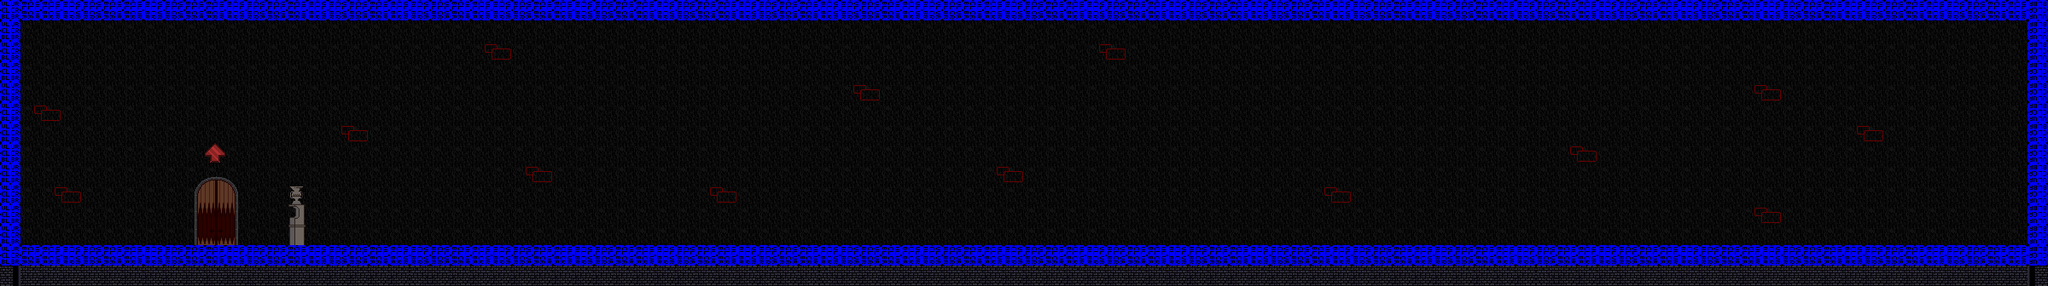

A 2D game scene composited from a Tiled map and its tileset images. What follows is a short description and the map's XML, with each tile layer's data collapsed to a summary:
An orthogonal 100x14 tile map with 24x24 px tiles, 5 tile layers (wall, pillar, floor, features, ...), 2 tilesets and 4 objects (sprite, key, door, vehicle).

<map version="1.0" orientation="orthogonal" width="100" height="14" tilewidth="24" tileheight="24">
 <properties>
  <property name="autosave" value="false" />
  <property name="blue" value="0" />
  <property name="green" value="0" />
  <property name="offset" value="0" />
  <property name="overworldName" value="caverns" />
  <property name="red" value="0" />
  <property name="soundtrack" value="castle" />
 </properties>
 <tileset firstgid="1" name="castle-hawkthorne" tilewidth="24" tileheight="24">
  <image source="../images/tilesets/castle-hawkthorne.png" width="384" height="1200" />
 </tileset>
 <tileset firstgid="801" name="collisions" tilewidth="24" tileheight="24">
  <image source="../images/tilesets/collisions.png" width="632" height="512" />
 </tileset>
 <layer name="wall" width="100" height="14" opacity="0.38">
  <data>[1400 cells, 1400 non-empty, 5 distinct tile ids]</data>
 </layer>
 <layer name="pillar" width="100" height="14">
  <data>[1400 cells, 53 non-empty, 5 distinct tile ids]</data>
 </layer>
 <layer name="floor" width="100" height="14">
  <data>[1400 cells, 300 non-empty, 6 distinct tile ids]</data>
 </layer>
 <layer name="features" width="100" height="14">
  <data>[1400 cells, 16 non-empty, 16 distinct tile ids]</data>
 </layer>
 <layer name="collision" width="100" height="14">
  <data>[1400 cells, 222 non-empty, 1 distinct tile ids]</data>
 </layer>
 <objectgroup color="#a41f05" name="nodes" width="100" height="14">
  <object type="sprite" x="336" y="192" width="24" height="24">
   <properties>
    <property name="animation" value="1-3,1" />
    <property name="height" value="24" />
    <property name="sheet" value="images/sprites/castle/flame.png" />
    <property name="width" value="24" />
   </properties>
  </object>
  <object name="bluetower" type="key" x="168" y="264" width="24" height="24">
   <properties>
    <property name="info" value="You found the {{red}}Blue Tower{{white}} key!" />
   </properties>
  </object>
  <object name="main" type="door" x="230" y="214" width="47" height="71">
   <properties>
    <property name="level" value="castle-hawkthorne" />
    <property name="to" value="room2" />
   </properties>
  </object>
  <object name="robot" type="vehicle" x="408" y="264" width="24" height="24" />
 </objectgroup>
</map>
